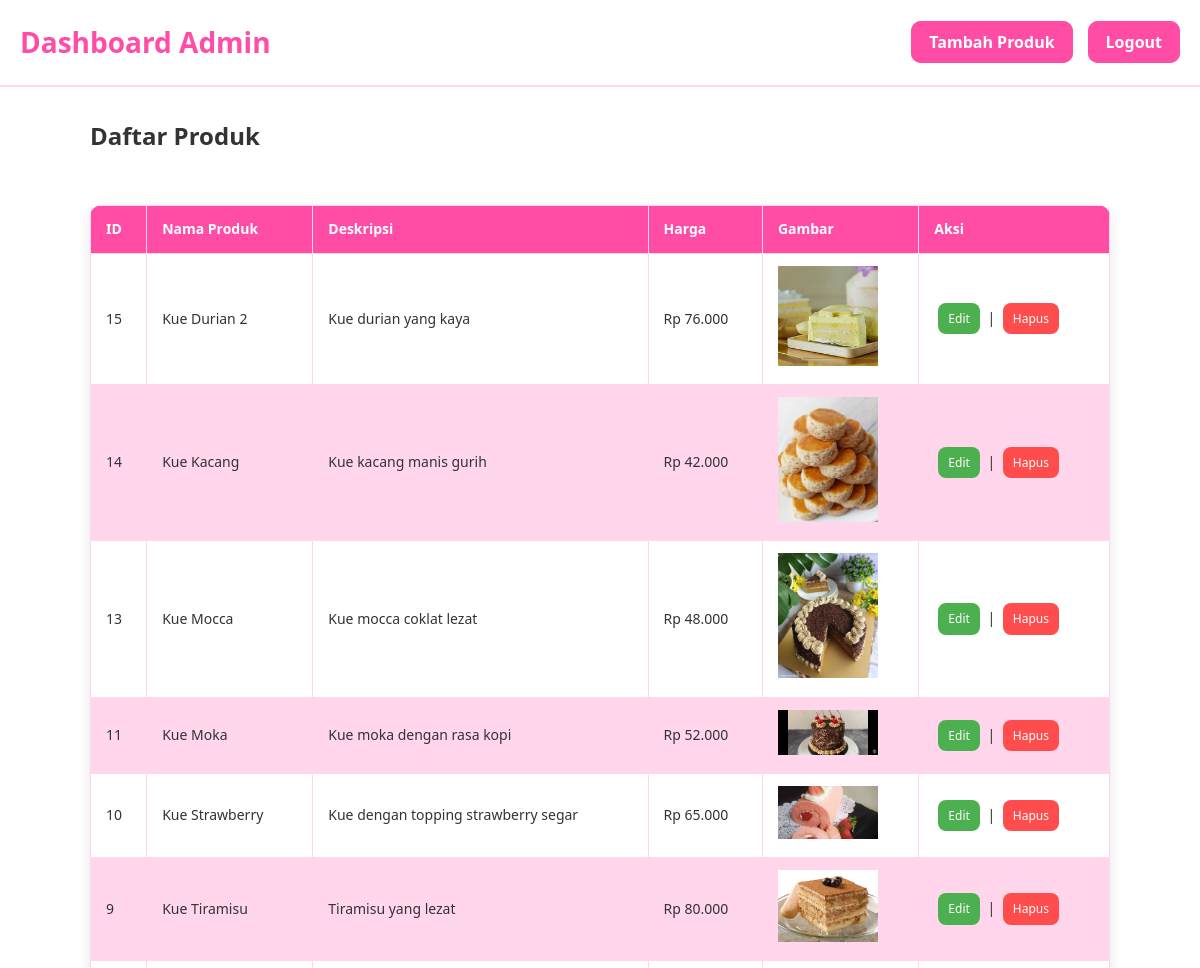
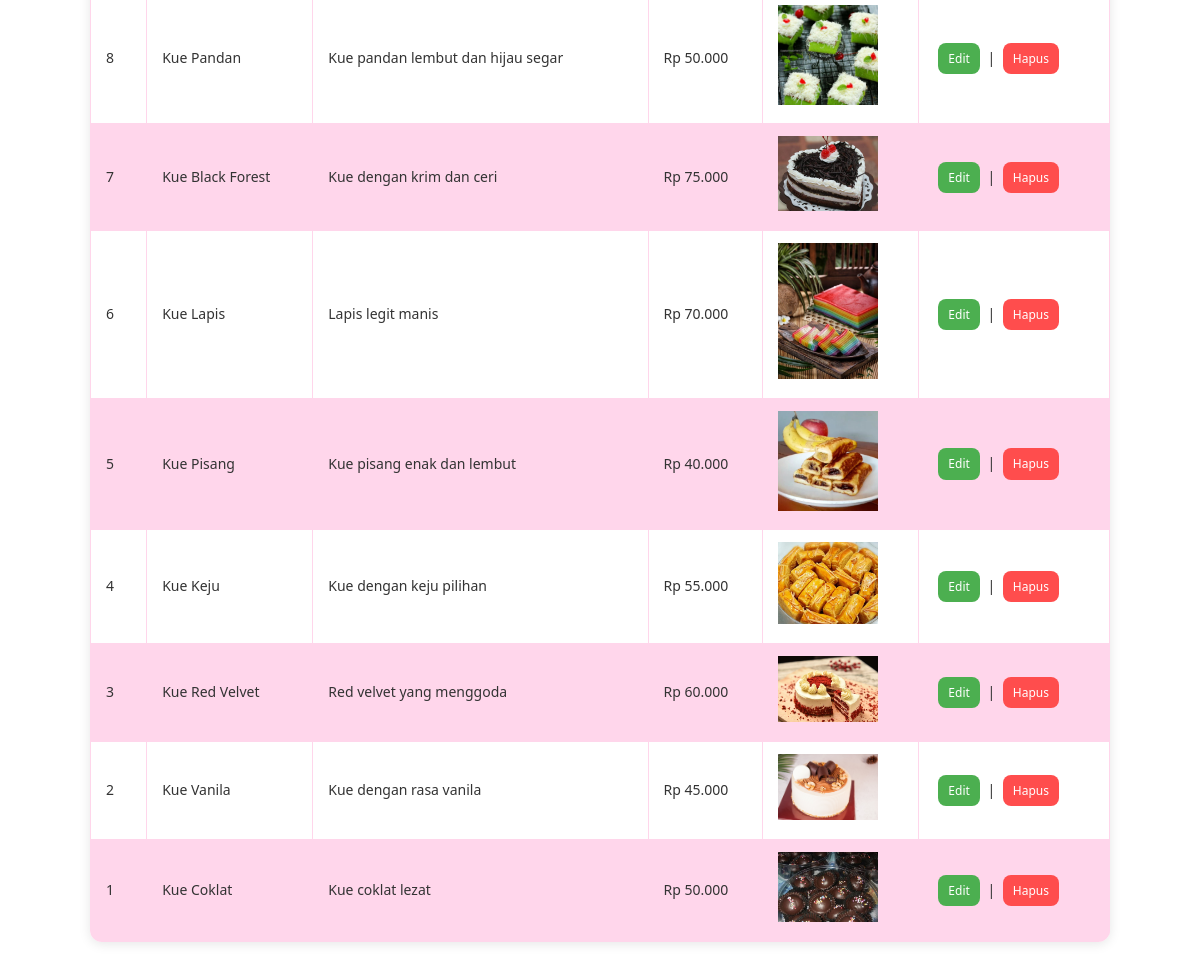
Page /admin/dashboard.php (signed in) on the committed database (2 pictures, top to bottom).
### tables this page shows
CREATE TABLE `produk` (
  `id` int(11) NOT NULL,
  `nama` varchar(100) NOT NULL,
  `deskripsi` text DEFAULT NULL,
  `harga` int(11) NOT NULL,
  `gambar` varchar(255) NOT NULL,
  `created_at` timestamp NOT NULL DEFAULT current_timestamp()
);

### admin/dashboard.php (the view, shortened to what this page needs)
<?php
require_once('../includes/db.php');
$query = "SELECT * FROM produk ORDER BY id DESC";
$result = mysqli_query($conn, $query);
$produk = [];
if ($result) {
    while ($row = mysqli_fetch_assoc($result)) {
        $produk[] = $row;
    }
}
?>
<!DOCTYPE html>
<html lang="en">
<head>
    <link rel="stylesheet" href="../style.css">
</head>
<body>
    <header>
        <h1>Dashboard Admin</h1>
        <nav>
            <ul>
                <li><a href="tambah_produk.php">Tambah Produk</a></li>
                <li><a href="../logout.php">Logout</a></li>
            </ul>
        </nav>
    </header>
    <main class="container">
        <h2>Daftar Produk</h2>
        <table>
            <thead>
                <tr>
                    <th>ID</th>
                    <th>Nama Produk</th>
                    <th>Deskripsi</th>
                    <th>Harga</th>
                    <th>Gambar</th>
                    <th>Aksi</th>
                </tr>
            </thead>
            <tbody>
                <?php foreach ($produk as $p): ?>
                    <tr>
                        <td><?= $p['id'] ?></td>
                        <td><?= htmlspecialchars($p['nama']) ?></td>
                        <td><?= htmlspecialchars($p['deskripsi']) ?></td>
                        <td>Rp <?= number_format($p['harga'], 0, ',', '.') ?></td>
                        <td><img src="../uploads/<?= htmlspecialchars($p['gambar']) ?>" width="100" alt="<?= htmlspecialchars($p['nama']) ?>"></td>
                        <td>
                            <a href="edit_produk.php?id=<?= $p['id'] ?>">Edit</a> |
                            <a href="hapus_produk.php?id=<?= $p['id'] ?>" onclick="return confirm('Apakah Anda yakin ingin menghapus produk ini?')">Hapus</a>
                        </td>
                    </tr>
                <?php endforeach; ?>
            </tbody>
        </table>
    </main>
</body>
</html>

### style.css (style rules this page uses)
:root { --clr-sweet-100: #ff4da6; --clr-sweet-200: #ffbdde; --clr-sweet-300: #ffd6eb; --clr-sweet-400: #fff0b3; --clr-sweet-500: #ffffff; --clr-primary: #4caf50; --clr-secondary: #f2f2f2; --clr-tertiary: #ffffff; --clr-accent: #f0f0f0; --clr-danger: #ff4d4d; }
* { margin: 0; padding: 0; box-sizing: border-box; }
body { font-family: 'Segoe UI', sans-serif; background-color: var(--clr-sweet-500); color: #333; line-height: 1.6; }
a { text-decoration: none; color: var(--clr-sweet-100); }
header { background-color: var(--clr-sweet-500); padding: 20px; border-bottom: 2px solid var(--clr-sweet-300); display: flex; justify-content: space-between; align-items: center; flex-wrap: wrap; }
header h1 { font-size: 28px; color: var(--clr-sweet-100); }
.container { width: 90%; max-width: 1200px; margin: 0 auto; }
header { background-color: var(--clr-sweet-500); border-bottom: 2px solid var(--clr-sweet-300); padding: 20px; display: flex; justify-content: space-between; align-items: center; }
.container { padding: 30px; display: flex; flex-direction: column; gap: 20px; }
table { width: 100%; border-collapse: collapse; margin-top: 30px; box-shadow: 0 2px 12px rgba(0,0,0,0.1); border-radius: 12px; overflow: hidden; }
table th, table td { border: 1px solid var(--clr-sweet-300); padding: 12px 15px; text-align: left; font-size: 14px; }
table th { background-color: var(--clr-sweet-100); color: white; }
table tr:nth-child(even) { background-color: var(--clr-sweet-300); }
header nav ul { list-style: none; display: flex; gap: 15px; }
header nav ul li a { padding: 8px 16px; background-color: var(--clr-sweet-100); color: white; border-radius: 10px; font-weight: bold; transition: background-color 0.3s ease; border: 2px solid var(--clr-sweet-100); }
table td a { display: inline-block; margin: 2px 4px; padding: 6px 10px; background-color: var(--clr-primary); color: white; border-radius: 8px; font-size: 12px; text-decoration: none; transition: background-color 0.3s ease; }
table td a:last-child { background-color: var(--clr-danger); }

### rows in the picture
produk: id "15", nama "Kue Durian 2", deskripsi "Kue durian yang kaya", harga "76.000", gambar (picture)
produk: id "14", nama "Kue Kacang", deskripsi "Kue kacang manis gurih", harga "42.000", gambar (picture)
produk: id "13", nama "Kue Mocca", deskripsi "Kue mocca coklat lezat", harga "48.000", gambar (picture)
produk: id "11", nama "Kue Moka", deskripsi "Kue moka dengan rasa kopi", harga "52.000", gambar (picture)
produk: id "10", nama "Kue Strawberry", deskripsi "Kue dengan topping strawberry segar", harga "65.000", gambar (picture)
produk: id "9", nama "Kue Tiramisu", deskripsi "Tiramisu yang lezat", harga "80.000", gambar (picture)
produk: id "8", nama "Kue Pandan", deskripsi "Kue pandan lembut dan hijau segar", harga "50.000", gambar (picture)
produk: id "7", nama "Kue Black Forest", deskripsi "Kue dengan krim dan ceri", harga "75.000", gambar (picture)
produk: id "6", nama "Kue Lapis", deskripsi "Lapis legit manis", harga "70.000", gambar (picture)
produk: id "5", nama "Kue Pisang", deskripsi "Kue pisang enak dan lembut", harga "40.000", gambar (picture)
produk: id "4", nama "Kue Keju", deskripsi "Kue dengan keju pilihan", harga "55.000", gambar (picture)
produk: id "3", nama "Kue Red Velvet", deskripsi "Red velvet yang menggoda", harga "60.000", gambar (picture)
produk: id "2", nama "Kue Vanila", deskripsi "Kue dengan rasa vanila", harga "45.000", gambar (picture)
produk: id "1", nama "Kue Coklat", deskripsi "Kue coklat lezat", harga "50.000", gambar (picture)
